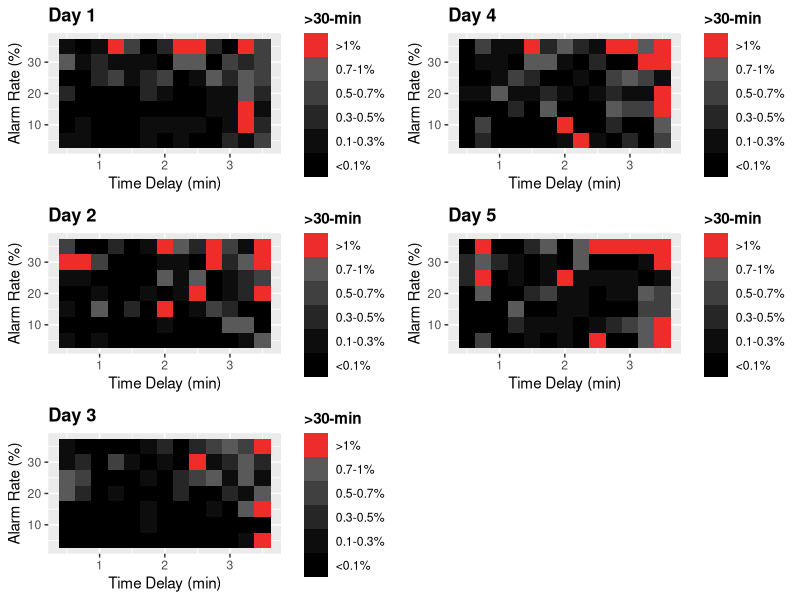

Generate this figure with R:
# Will Zywiec
#
# Johns Hopkins University
# Foundations of Modeling and Simulation
#
# TSA Project
# Part 1a
#
# This script uses parametric data from the Arena Process Analyzer to create tile graphs.
#   Scenario
#     A new Whole Body Scanner is going to be installed at an airport. Based on a pre-set layout, 
#     determine objective and threshold operational parameters for the Whole Body Scanner.
#   Graphs
#     Alarm Rate (%) - percent-chance that the Whole Body Scanner alarms
#     Time Delay (min) - most-likely value for how long it takes each passenger to use the Whole Body Scanner
#     >30-min - percentage of passengers who wait longer than 30 minutes

rm(list = ls())

library(ggplot2)

# Multiplot Function

multiplot <- function(..., plotlist=NULL, file, cols=1, layout=NULL) {
  library(grid)

  plots <- c(list(...), plotlist)

  numPlots = length(plots)

  if (is.null(layout)) {
    layout <- matrix(seq(1, cols * ceiling(numPlots/cols)),
                    ncol = cols, nrow = ceiling(numPlots/cols))
  }

 if (numPlots==1) {
    print(plots[[1]])

  } else {
    grid.newpage()
    pushViewport(viewport(layout = grid.layout(nrow(layout), ncol(layout))))

    for (i in 1:numPlots) {
      matchidx <- as.data.frame(which(layout == i, arr.ind = TRUE))

      print(plots[[i]], vp = viewport(layout.pos.row = matchidx$row,
                                      layout.pos.col = matchidx$col))
    }
  }
}

# Universal Vectors

likely <- c(0.5, 0.75, 1, 1.25, 1.5, 1.75, 2, 2.25, 2.5, 2.75, 3, 3.25, 3.5, 0.5, 0.75, 1, 1.25, 1.5, 1.75, 2, 2.25, 2.5, 2.75, 3, 3.25, 3.5, 0.5, 0.75, 1, 1.25, 1.5, 1.75, 2, 2.25, 2.5, 2.75, 3, 3.25, 3.5, 0.5, 0.75, 1, 1.25, 1.5, 1.75, 2, 2.25, 2.5, 2.75, 3, 3.25, 3.5, 0.5, 0.75, 1, 1.25, 1.5, 1.75, 2, 2.25, 2.5, 2.75, 3, 3.25, 3.5, 0.5, 0.75, 1, 1.25, 1.5, 1.75, 2, 2.25, 2.5, 2.75, 3, 3.25, 3.5, 0.5, 0.75, 1, 1.25, 1.5, 1.75, 2, 2.25, 2.5, 2.75, 3, 3.25, 3.5
)

fail <- c(5, 5, 5, 5, 5, 5, 5, 5, 5, 5, 5, 5, 5, 10, 10, 10, 10, 10, 10, 10, 10, 10, 10, 10, 10, 10, 15, 15, 15, 15, 15, 15, 15, 15, 15, 15, 15, 15, 15, 20, 20, 20, 20, 20, 20, 20, 20, 20, 20, 20, 20, 20, 25, 25, 25, 25, 25, 25, 25, 25, 25, 25, 25, 25, 25, 30, 30, 30, 30, 30, 30, 30, 30, 30, 30, 30, 30, 30, 35, 35, 35, 35, 35, 35, 35, 35, 35, 35, 35, 35, 35
)

# Day 1

record1 <- c(0.001, 0.002, 0, 0, 0, 0.001, 0, 0.001, 0, 0, 0.004, 0.001, 0.006, 0, 0.001, 0, 0, 0, 0.001, 0.001, 0.001, 0.001, 0, 0.002, 0.011, 0.004, 0, 0, 0, 0, 0, 0, 0, 0, 0, 0.001, 0.001, 0.019, 0.002, 0.004, 0, 0, 0, 0, 0.004, 0.002, 0, 0, 0.001, 0.001, 0.009, 0.003, 0, 0, 0.004, 0.005, 0.002, 0.003, 0.005, 0, 0.001, 0.007, 0.004, 0.01, 0.006, 0.007, 0.002, 0.004, 0.002, 0.001, 0.001, 0, 0.007, 0.007, 0, 0.005, 0.004, 0.006, 0.002, 0, 0.001, 0.013, 0.005, 0, 0.003, 0.032, 0.012, 0.004, 0, 0.025, 0.006
)

record1 <- record1 * 100

for (i in 1:length(record1)) {
    if (record1[[i]] > 1) {
        record1[[i]] <- 0
    }
    else if (record1[[i]] <= 1 && record1[[i]] >= 0.7) {
        record1[[i]] <- 1
    }
    else if (record1[[i]] < 0.7 && record1[[i]] >= 0.5) {
        record1[[i]] <- 2
    }
    else if (record1[[i]] < 0.5 && record1[[i]] >= 0.3) {
        record1[[i]] <- 3
    }
    else if (record1[[i]] < 0.3 && record1[[i]] >= 0.1) {
        record1[[i]] <- 4
    }
    else {
        record1[[i]] <- 5
    }
}

record1 <- as.factor(record1)

day1.df <- data.frame(x = likely, y = fail, z = record1) # data frame

# Day 2

record2 <- c(0.001, 0, 0.002, 0, 0, 0, 0, 0, 0, 0, 0, 0.001, 0.01, 0, 0, 0, 0, 0, 0, 0.001, 0, 0, 0, 0.007, 0.007, 0, 0.001, 0, 0.009, 0, 0.004, 0, 0.019, 0, 0.001, 0.005, 0.004, 0, 0, 0, 0, 0.002, 0, 0, 0.002, 0, 0.002, 0.011, 0, 0.001, 0.004, 0.021, 0.001, 0.001, 0, 0, 0, 0, 0.009, 0.002, 0.008, 0, 0.002, 0.003, 0.005, 0.054, 0.019, 0.005, 0, 0, 0, 0.001, 0.002, 0, 0.013, 0.003, 0.008, 0.016, 0.006, 0, 0, 0.004, 0, 0.001, 0.026, 0.008, 0.004, 0.014, 0.006, 0.002, 0.013
)

record2 <- record2 * 100

for (i in 1:length(record2)) {
    if (record2[[i]] > 1) {
        record2[[i]] <- 0
    }
    else if (record2[[i]] <= 1 && record2[[i]] >= 0.7) {
        record2[[i]] <- 1
    }
    else if (record2[[i]] < 0.7 && record2[[i]] >= 0.5) {
        record2[[i]] <- 2
    }
    else if (record2[[i]] < 0.5 && record2[[i]] >= 0.3) {
        record2[[i]] <- 3
    }
    else if (record2[[i]] < 0.3 && record2[[i]] >= 0.1) {
        record2[[i]] <- 4
    }
    else {
        record2[[i]] <- 5
    }
}

record2 <- as.factor(record2)

day2.df <- data.frame(x = likely, y = fail, z = record2) # data frame

# Day 3

record3 <- c(0, 0, 0, 0, 0, 0, 0, 0, 0, 0, 0, 0.002, 0.015, 0, 0, 0, 0, 0, 0.001, 0, 0, 0, 0, 0, 0, 0, 0, 0, 0, 0, 0, 0.001, 0, 0, 0, 0.001, 0, 0.008, 0.019, 0.007, 0.004, 0, 0.001, 0, 0, 0, 0.003, 0, 0, 0.004, 0.001, 0.01, 0.007, 0.006, 0, 0, 0, 0.001, 0, 0.004, 0.005, 0.007, 0.002, 0.007, 0.002, 0.002, 0.003, 0, 0.006, 0.001, 0, 0.001, 0, 0.013, 0.002, 0.003, 0.008, 0.003, 0.002, 0, 0, 0, 0, 0.002, 0.003, 0, 0.004, 0.005, 0.007, 0.005, 0.021
)

record3 <- record3 * 100

for (i in 1:length(record3)) {
    if (record3[[i]] > 1) {
        record3[[i]] <- 0
    }
    else if (record3[[i]] <= 1 && record3[[i]] >= 0.7) {
        record3[[i]] <- 1
    }
    else if (record3[[i]] < 0.7 && record3[[i]] >= 0.5) {
        record3[[i]] <- 2
    }
    else if (record3[[i]] < 0.5 && record3[[i]] >= 0.3) {
        record3[[i]] <- 3
    }
    else if (record3[[i]] < 0.3 && record3[[i]] >= 0.1) {
        record3[[i]] <- 4
    }
    else {
        record3[[i]] <- 5
    }
}

record3 <- as.factor(record3)

day3.df <- data.frame(x = likely, y = fail, z = record3) # data frame

# Day 4

record4 <- c(0, 0.004, 0, 0, 0, 0, 0.001, 0.048, 0.002, 0, 0.003, 0, 0.005, 0, 0.006, 0, 0, 0, 0, 0.021, 0, 0, 0.003, 0, 0, 0.008, 0, 0, 0, 0.003, 0, 0.01, 0, 0, 0, 0.007, 0.006, 0.005, 0.036, 0.002, 0.001, 0.009, 0.001, 0.001, 0.003, 0.001, 0, 0.002, 0.003, 0.002, 0.002, 0.02, 0, 0, 0.001, 0.005, 0.004, 0, 0, 0.001, 0, 0.005, 0.007, 0.005, 0.001, 0, 0.001, 0.002, 0, 0.008, 0.009, 0.001, 0, 0.004, 0, 0, 0.024, 0.023, 0, 0.006, 0.002, 0.001, 0.019, 0.004, 0.007, 0.003, 0.001, 0.017, 0.018, 0.008, 0.015
)

record4 <- record4 * 100

for (i in 1:length(record4)) {
    if (record4[[i]] > 1) {
        record4[[i]] <- 0
    }
    else if (record4[[i]] <= 1 && record4[[i]] >= 0.7) {
        record4[[i]] <- 1
    }
    else if (record4[[i]] < 0.7 && record4[[i]] >= 0.5) {
        record4[[i]] <- 2
    }
    else if (record4[[i]] < 0.5 && record4[[i]] >= 0.3) {
        record4[[i]] <- 3
    }
    else if (record4[[i]] < 0.3 && record4[[i]] >= 0.1) {
        record4[[i]] <- 4
    }
    else {
        record4[[i]] <- 5
    }
}

record4 <- as.factor(record4)

day4.df <- data.frame(x = likely, y = fail, z = record4) # data frame

# Day 5

record5 <- c(0, 0.005, 0, 0, 0.002, 0, 0.002, 0, 0.031, 0, 0, 0.007, 0.024, 0, 0, 0, 0.003, 0.002, 0.001, 0.002, 0, 0.002, 0.003, 0.005, 0.007, 0.018, 0, 0, 0, 0.01, 0, 0, 0.002, 0.001, 0, 0, 0, 0.006, 0.006, 0, 0.008, 0, 0, 0.004, 0.005, 0.001, 0.002, 0, 0.002, 0.002, 0.01, 0.006, 0.003, 0.014, 0, 0.001, 0, 0.001, 0.013, 0.001, 0.001, 0.001, 0.001, 0, 0.001, 0.003, 0.01, 0.003, 0.002, 0, 0.002, 0, 0.007, 0, 0, 0, 0.001, 0.014, 0, 0.011, 0, 0, 0.003, 0.009, 0, 0.007, 0.028, 0.037, 0.011, 0.026, 0.011
)

record5 <- record5 * 100

for (i in 1:length(record5)) {
    if (record5[[i]] > 1) {
        record5[[i]] <- 0
    }
    else if (record5[[i]] <= 1 && record5[[i]] >= 0.7) {
        record5[[i]] <- 1
    }
    else if (record5[[i]] < 0.7 && record5[[i]] >= 0.5) {
        record5[[i]] <- 2
    }
    else if (record5[[i]] < 0.5 && record5[[i]] >= 0.3) {
        record5[[i]] <- 3
    }
    else if (record5[[i]] < 0.3 && record5[[i]] >= 0.1) {
        record5[[i]] <- 4
    }
    else {
        record5[[i]] <- 5
    }
}

record5 <- as.factor(record5)

day5.df <- data.frame(x = likely, y = fail, z = record5) # data frame

# Plots

day1.plot <- ggplot(day1.df, aes(x, y)) + 
    ggtitle('Day 1') +
    geom_tile(aes(fill = z)) +
    xlab('Time Delay (min)') +
    ylab('Alarm Rate (%)') +
    scale_fill_manual(name = '>30-min', breaks = c('0', '1', '2', '3', '4', '5'), labels = c('>1%', '0.7-1%', '0.5-0.7%', '0.3-0.5%', '0.1-0.3%', '<0.1%'), values = c('firebrick2', 'gray35', 'gray25', 'gray15', 'gray5', 'black')) +
    theme(legend.title = element_text(face = 'bold'), plot.title = element_text(face = 'bold'))

day2.plot <- ggplot(day2.df, aes(x, y)) + 
    ggtitle('Day 2') +
    geom_tile(aes(fill = z)) +
    xlab('Time Delay (min)') +
    ylab('Alarm Rate (%)') +
    scale_fill_manual(name = '>30-min', breaks = c('0', '1', '2', '3', '4', '5'), labels = c('>1%', '0.7-1%', '0.5-0.7%', '0.3-0.5%', '0.1-0.3%', '<0.1%'), values = c('firebrick2', 'gray35', 'gray25', 'gray15', 'gray5', 'black')) +
    theme(legend.title = element_text(face = 'bold'), plot.title = element_text(face = 'bold'))

day3.plot <- ggplot(day3.df, aes(x, y)) + 
    ggtitle('Day 3') +
    geom_tile(aes(fill = z)) +
    xlab('Time Delay (min)') +
    ylab('Alarm Rate (%)') +
    scale_fill_manual(name = '>30-min', breaks = c('0', '1', '2', '3', '4', '5'), labels = c('>1%', '0.7-1%', '0.5-0.7%', '0.3-0.5%', '0.1-0.3%', '<0.1%'), values = c('firebrick2', 'gray35', 'gray25', 'gray15', 'gray5', 'black')) +
    theme(legend.title = element_text(face = 'bold'), plot.title = element_text(face = 'bold'))

day4.plot <- ggplot(day4.df, aes(x, y)) + 
    ggtitle('Day 4') +
    geom_tile(aes(fill = z)) +
    xlab('Time Delay (min)') +
    ylab('Alarm Rate (%)') +
    scale_fill_manual(name = '>30-min', breaks = c('0', '1', '2', '3', '4', '5'), labels = c('>1%', '0.7-1%', '0.5-0.7%', '0.3-0.5%', '0.1-0.3%', '<0.1%'), values = c('firebrick2', 'gray35', 'gray25', 'gray15', 'gray5', 'black')) +
    theme(legend.title = element_text(face = 'bold'), plot.title = element_text(face = 'bold'))

day5.plot <- ggplot(day5.df, aes(x, y)) + 
    ggtitle('Day 5') +
    geom_tile(aes(fill = z)) +
    xlab('Time Delay (min)') +
    ylab('Alarm Rate (%)') +
    scale_fill_manual(name = '>30-min', breaks = c('0', '1', '2', '3', '4', '5'), labels = c('>1%', '0.7-1%', '0.5-0.7%', '0.3-0.5%', '0.1-0.3%', '<0.1%'), values = c('firebrick2', 'gray35', 'gray25', 'gray15', 'gray5', 'black')) +
    theme(legend.title = element_text(face = 'bold'), plot.title = element_text(face = 'bold'))

multiplot(day1.plot, day2.plot, day3.plot, day4.plot, day5.plot, cols =2)
